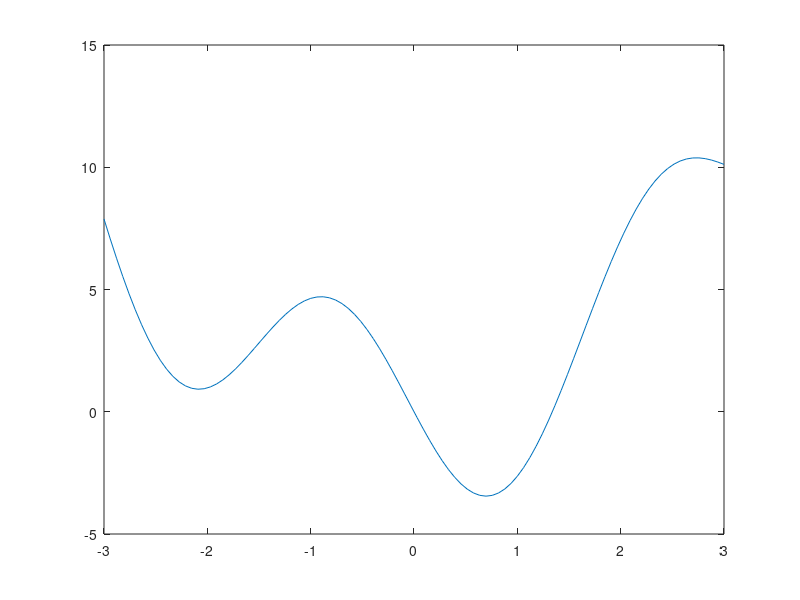

This chart was generated by the following MATLAB code:
clear all
close all
clc

%%


fun = @(x) x.^2-4.*sin(2*x);

A = [];
b = [];
Aeq = [];
beq = [];

lb = -3;
ub = 3;
x0 = (ub+lb)/2;

x = fmincon(fun,x0,A,b,Aeq,beq,lb,ub)

t = linspace(-3,3,100);
plot(t,fun(t));
